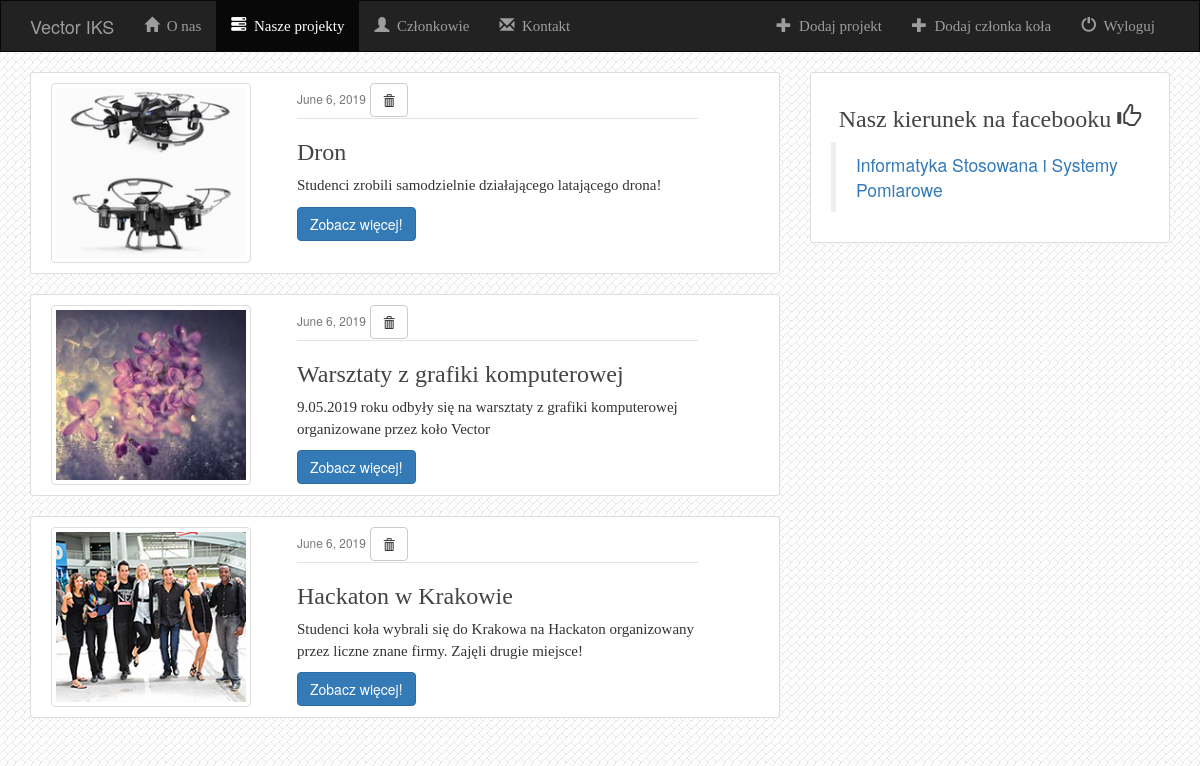
Page /projects/ (signed in) on the committed database.
### projects/models.py (models this page shows, shortened)
class Project(models.Model):
    title = models.CharField(max_length=500)
    description = models.CharField(max_length=800)
    photo = models.FileField(null=True)
    date = models.DateField(auto_now_add=True)
    content = models.TextField()

### projects/views.py (the view)
class IndexView(generic.ListView):
    template_name = 'projects/index.html'
    context_object_name = 'all_projects'
    def get_queryset(self):
        return Project.objects.all()

### projects/templates/projects/index.html (shortened to what this page needs)
{% extends 'members/base.html' %}
{% block projects %}active{% endblock %}
{% block body %}
{% if all_projects %}
{% for project in all_projects %}
<article class="media content-section">
    <div class="row">
        <div class="col-md-4">
          <a href="{% url 'projects:detail' project.id %}">
            <img class="img-fluid img-rounded img-thumbnail index-img"
                 src="{{ project.photo.url }}" >
          </a>
        </div>
        <div class="col-md-7">
            <div class="article-metadata">
              <small class="text-muted">{{ project.date }}</small>
                {% if user.is_authenticated %}
            <form action="{% url 'projects:project-delete' project.id %}" method="post" style="display: inline;">
                   <button type="submit" class="btn btn-default btn-small">
                       <small><span class="glyphicon glyphicon-trash"></span></small>
                    </button>
            </form>
                {% endif %}
            </div>
          <a href="{% url 'projects:detail' project.id %}"><h3 class="article-title">{{ project.title }}</h3></a>
          <p class="article-content word-wrap">{{ project.description }}</p>
          <a class="btn btn-primary" href="{% url 'projects:detail' project.id %}">Zobacz więcej!</a>
        </div>
      </div>
</article>
{% endfor %}
{% else %}
    <h3>Nie ma projektów :(</h3>
{% endif %}
{% endblock %}

### members/static/members/style.css (style rules this page uses)
body { background: white url("images/background.png"); }
h1, h2, h3, h4, h5, h6 { color: #444444; font-family: 'Open+Sans+Condensed'; }
.content-section { background: #ffffff; padding: 10px 20px; border: 1px solid #dddddd; border-radius: 3px; margin-bottom: 20px; }
.article-title { color: #444444; }
.article-content { white-space: pre-line; }
.article-metadata { padding-bottom: 1px; margin-bottom: 4px; border-bottom: 1px solid #e3e3e3 }
p, li { font-family: 'Open+Sans+Condensed'; font-size: 1.5rem; }
.index-img { width: 200px; height: 180px; }
.word-wrap { word-wrap: break-word; }

### rows in the picture
Project: photo (picture), date "June 6, 2019", title "Dron", description "Studenci zrobili samodzielnie działającego latającego drona!"
Project: photo (picture), date "June 6, 2019", title "Warsztaty z grafiki komputerowej", description "9.05.2019 roku odbyły się na warsztaty z grafiki komputerowej organizowane przez koło Vector"
Project: photo (picture), date "June 6, 2019", title "Hackaton w Krakowie", description "Studenci koła wybrali się do Krakowa na Hackaton organizowany przez liczne znane firmy. Zajęli drugie miejsce!"
